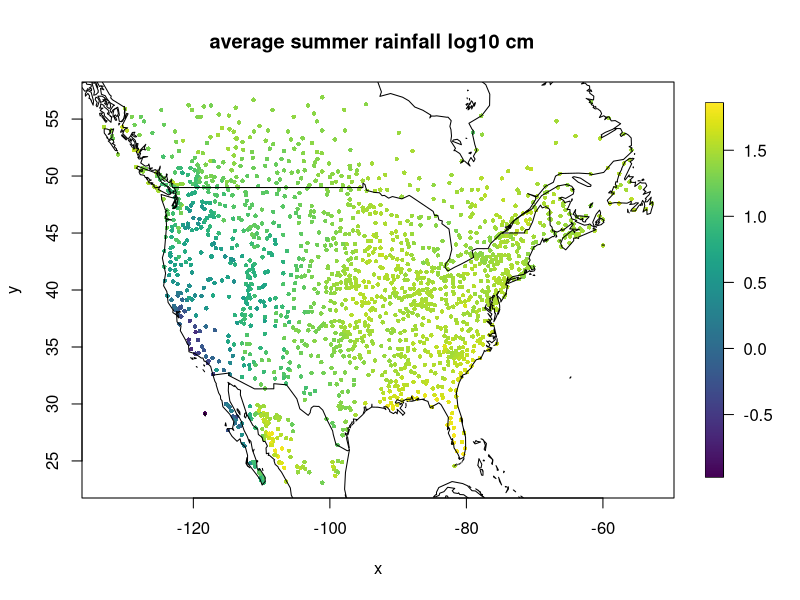
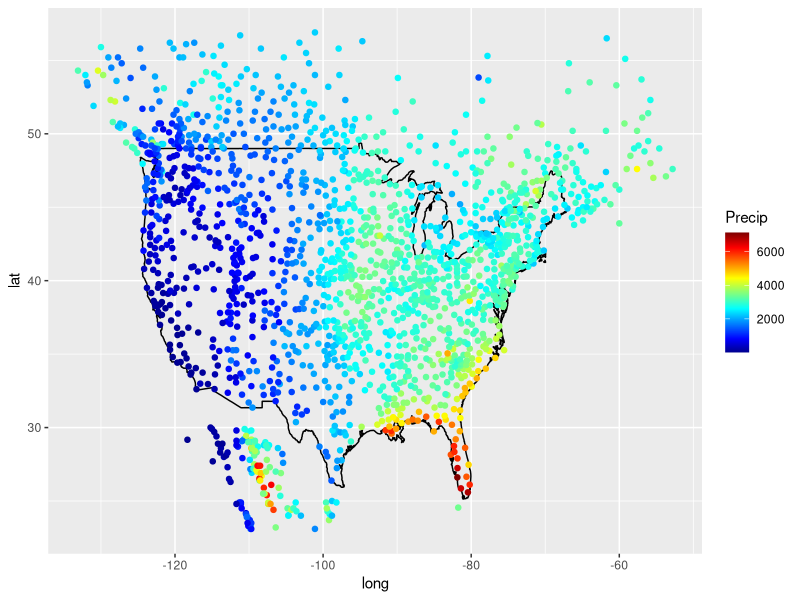
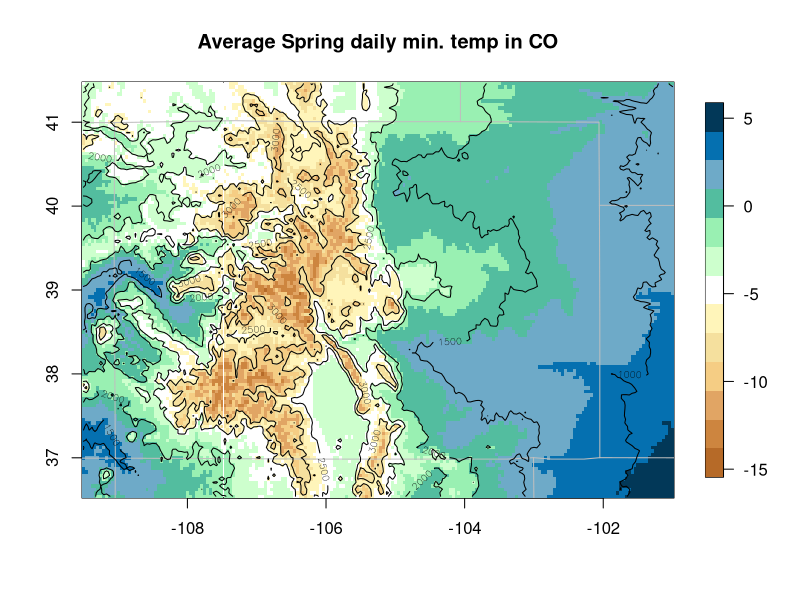
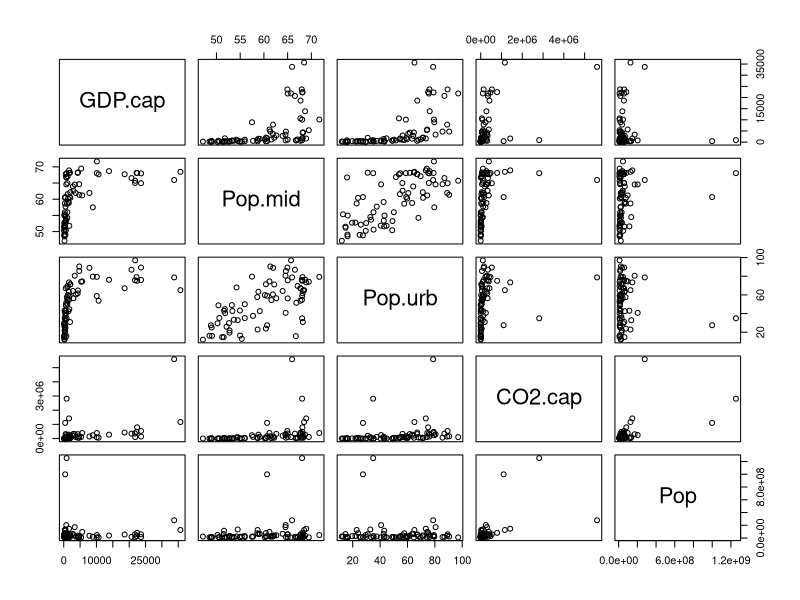
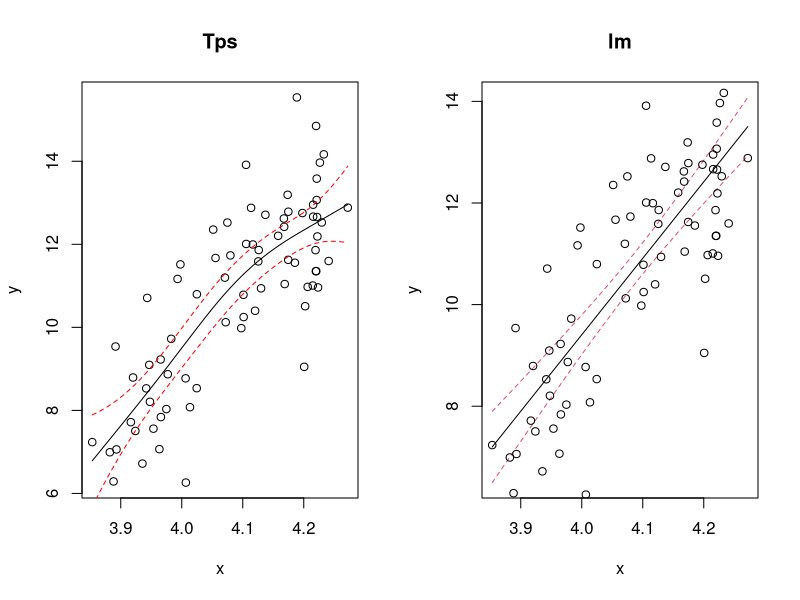

Source code (R) for these figures, in order:
## ---- chunk 1
knitr::opts_chunk$set(echo = TRUE, cache=TRUE)
library(fields)
## ---- chunk 2
library(fields)
data(NorthAmericanRainfall)
x<- cbind(NorthAmericanRainfall$longitude, NorthAmericanRainfall$latitude)
y<- NorthAmericanRainfall$precip
bubblePlot(x,log10(y/100), size=.6, highlight=FALSE )
world(add=TRUE)
title("average summer rainfall log10 cm  ")
## ---- chunk 3
library(ggplot2)
data(NorthAmericanRainfall)
df <- data.frame(NorthAmericanRainfall$longitude,NorthAmericanRainfall$latitude,
                 NorthAmericanRainfall$precip)
names(df) <- c("Longitude","Latitude","Precip")
us = map_data("usa")

ggplot()  + geom_polygon(data = us, aes(x=long, y = lat, group = group), fill = NA, color = "black") + geom_point(aes(x=Longitude,y=Latitude,colour=Precip),data=df,size=2.5,shape=20) +
scale_colour_gradientn(colours = tim.colors()) + labs(colour="Precip")
## ---- chunk 4
data( COmonthlyMet)
# predicting average daily minimum temps for spring in Colorado
obj<- spatialProcess( CO.loc, CO.tmin.MAM.climate, Z= CO.elev)
out.p<-predictSurface.Krig( obj, grid.list=CO.Grid, ZGrid= CO.elevGrid, extrap=TRUE)

image.plot( out.p, col=larry.colors())
US(add=TRUE, col="grey")
contour( CO.elevGrid, add=TRUE, levels=seq(1000,3000,,5), col="black")
title("Average Spring daily min. temp in CO")
## ---- chunk 5
data("WorldBankCO2")
pairs(WorldBankCO2)
x <- log(WorldBankCO2[,'Pop.mid'])
y <- log(WorldBankCO2[,'CO2.cap'])

set.panel(1,2)
out <- Tps(x,y)
xgrid<- seq(  min( out$x), max( out$x),,100)
fhat<- predict( out,xgrid)
plot(x,y)
title('Tps')
lines( xgrid, fhat,)
SE<- predictSE( out, xgrid)
lines( xgrid,fhat + 1.96* SE, col="red", lty=2)
lines(xgrid, fhat - 1.96*SE, col="red", lty=2)

out2 <- lm(y~x)
ci <- predict(out2, data.frame(x=xgrid), level=0.95, interval='confidence')
matplot(xgrid, ci, col=c(1,2,2), type='l', lty=c(1,2,2),xlab="x",ylab="y")
title('lm')
points(x,y)
